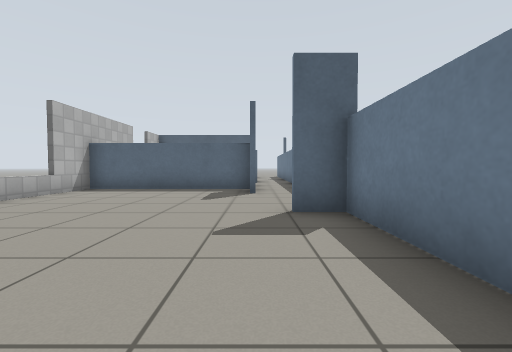
[1] (above)

16 first-person views from a walk through a Gazebo world. The camera is 0.72 m above the floor, tilts 2° down and sees 90° across. The floor is counted in squares, 1 m on a side. Each view is taken from the middle of a square. On the plan, view 1 faces up. The plan holds only what a view shows up to about 9 squares ahead; the rest is blank. Simple patterns stand in for the simulator's built-in surfaces.

[2]
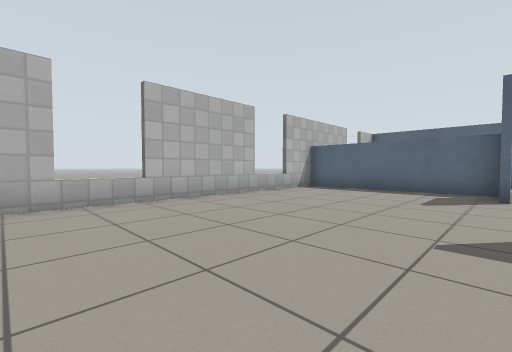

[3]
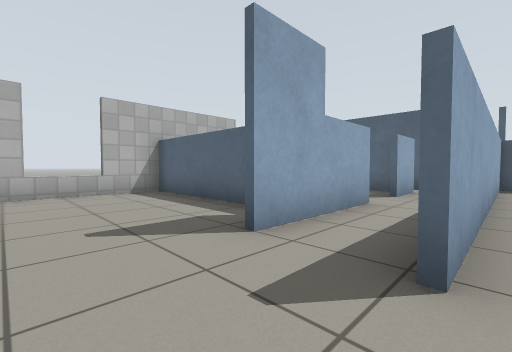

[4]
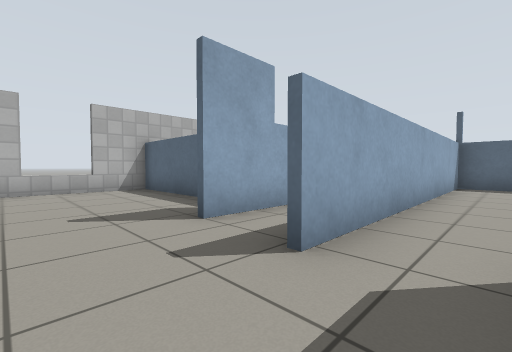

[5]
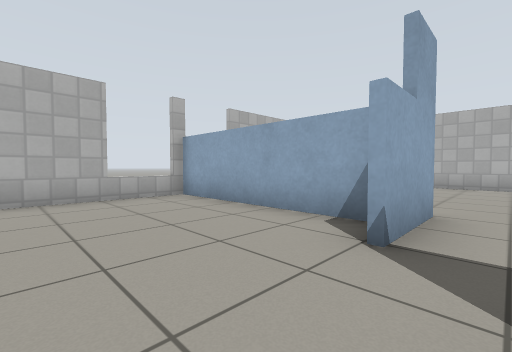

[6]
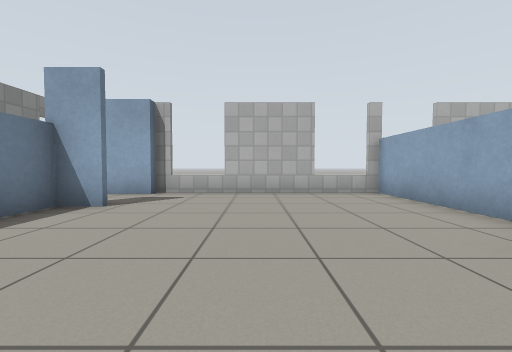

[7]
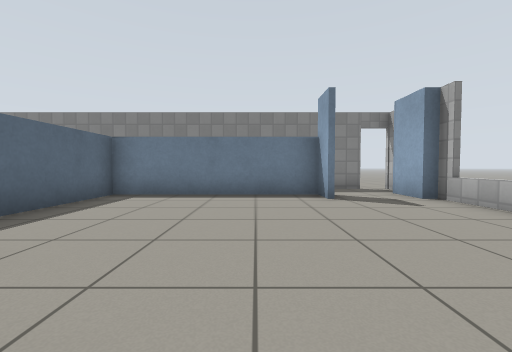

[8]
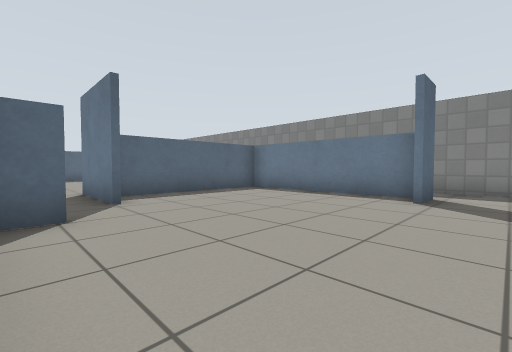

[9]
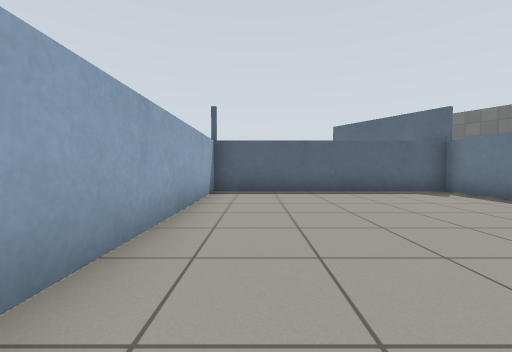

[10]
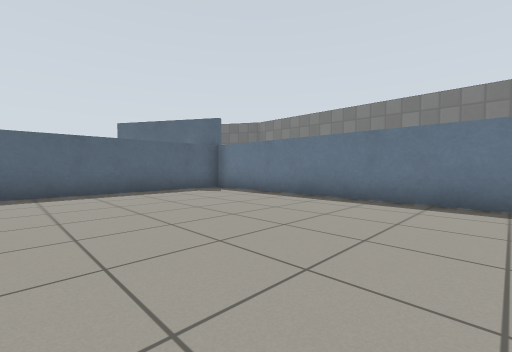

[11]
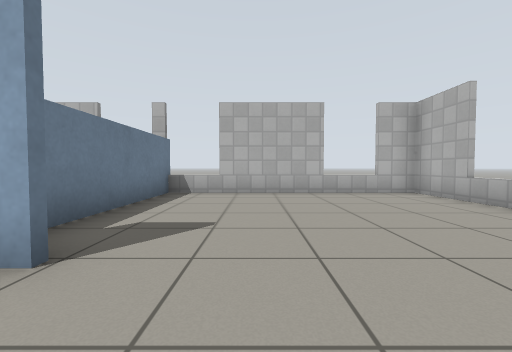

[12]
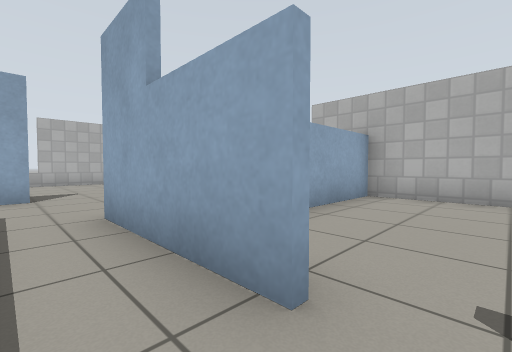

[13]
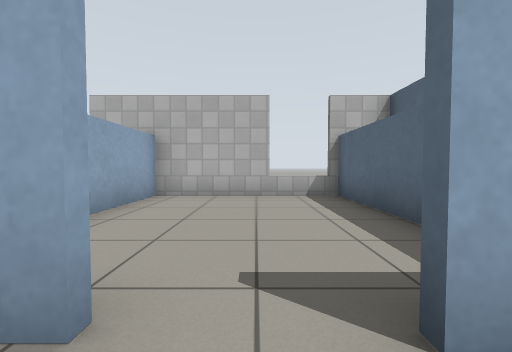

[14]
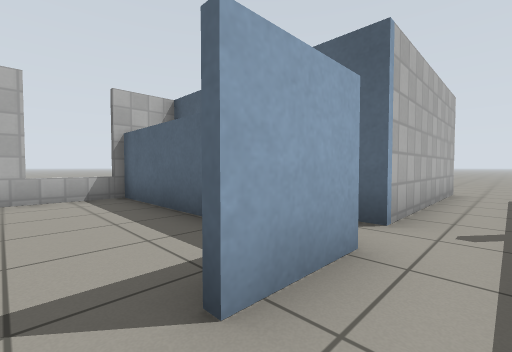

[15]
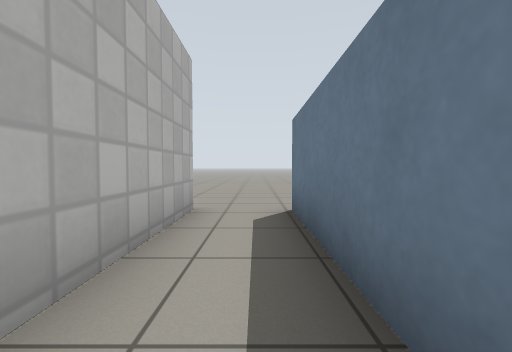

[16]
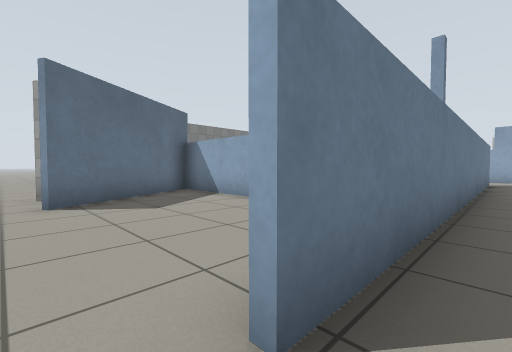

### Floor plan
Ten units are one square. View 1 is at (0, 0); x grows to the right and y downward. Boxes are objects, and circles mark ways between rooms. Rooms are numbered by the first view taken in them; rooms with no view inside come last. Other rooms are left out.
<svg viewBox="-60 -210 169 229">
<path fill="none" stroke="#000" d="M5 -42 26 -42M-1 -83 -55 -83M16 -79 16 -194M0 -102 0 -69M-54 -86 -54 11 11 11M0 -132 0 -116M14 14 14 -41M0 -194 0 -143M26 -41 19 -41M35 -53 35 -79M78 -14 86 -14 86 -67 40 -67M16 -38 16 11M89 -12 78 -12M78 8 90 8M11 11 78 11M104 5 104 -16M86 -79 86 -156 18 -156 18 -67M-5 -131 -54 -131 -54 -105M-55 -85 -27 -85"/>
<circle cx="20" cy="-55" r="3" fill="#2a7"/>
<circle cx="0" cy="-110" r="3" fill="#2a7"/>
<circle cx="30" cy="-70" r="3" fill="#2a7"/>
<text x="-10" y="-60">1</text>
<text x="50" y="-30">2</text>
<text x="50" y="-120">3</text>
<text x="-30" y="-110">4</text>
</svg>
Room 1 opens to room 2. Room 1 opens to room 4. Room 2 opens to room 3.

Where each view was taken, in squares from view 1:
view 1: 0 up, 0 right, facing up
view 2: 0 up, 0 right, facing up-left
view 3: 5 up, 2 right, facing up-left
view 4: 5 up, 3 right, facing up-left
view 5: 5 up, 5 right, facing down-left
view 6: 6 up, 5 right, facing down
view 7: 3 up, 2 right, facing right
view 8: 0 up, 2 right, facing up-right
view 9: 8 up, 3 right, facing up
view 10: 8 up, 3 right, facing up-right
view 11: 6 up, 1 left, facing down
view 12: 11 up, 1 right, facing down-left
view 13: 11 up, 1 right, facing left
view 14: 11 up, 1 right, facing up-left
view 15: 15 up, 1 right, facing up
view 16: 20 up, 1 right, facing down-right
